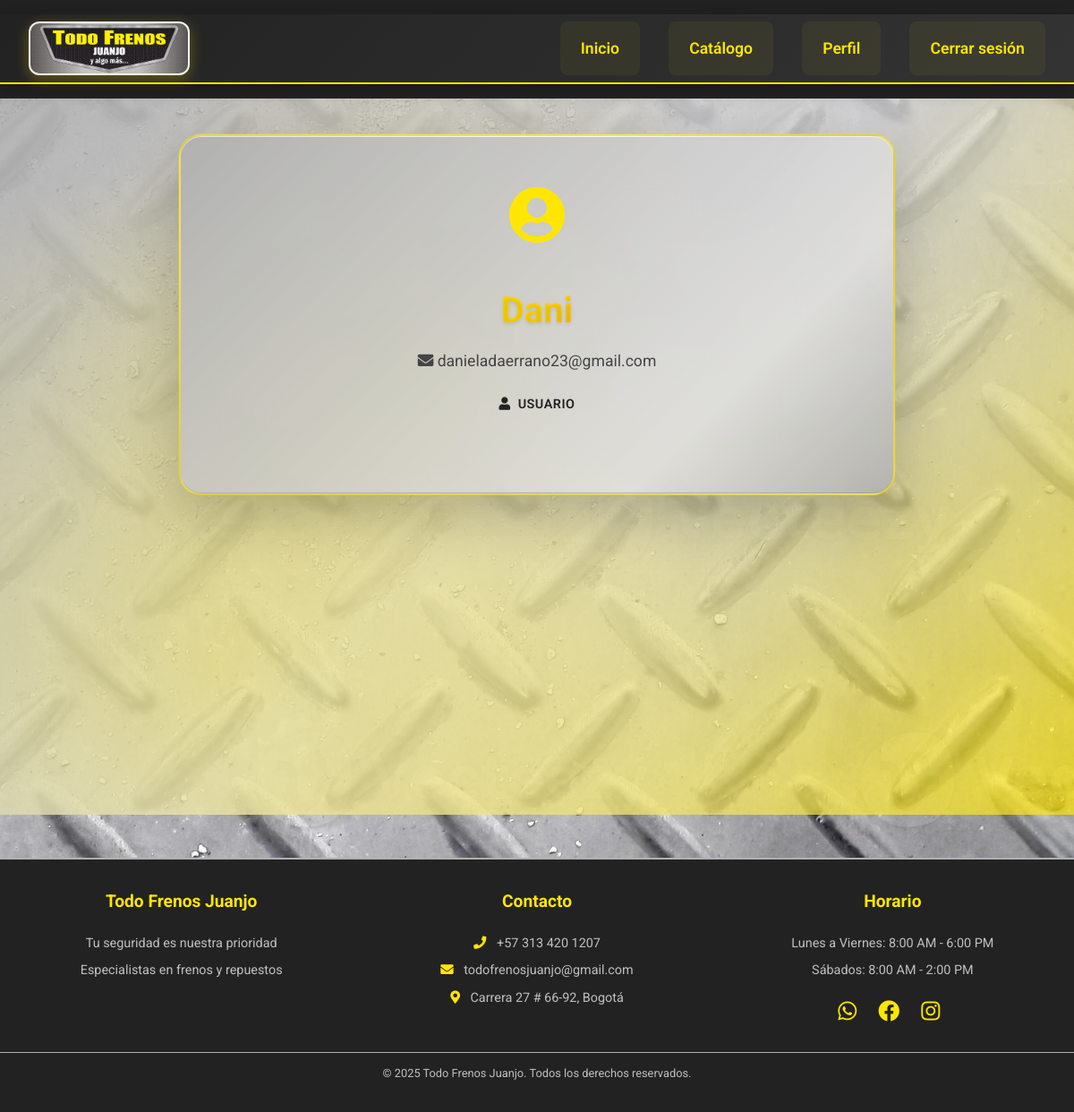
/TDJ/index.php?controller=auth&action=perfil (signed in), run on the app's committed database.
### tables this page shows
CREATE TABLE `usuarios` (
  `id` int(11) NOT NULL,
  `usuario` varchar(50) NOT NULL,
  `correo` varchar(100) NOT NULL,
  `clave` varchar(255) NOT NULL,
  `correo_verificado` tinyint(1) DEFAULT 0,
  `rol` enum('dueño','admin','empleado','usuario') NOT NULL DEFAULT 'usuario'
);

### TDJ/controllers/AuthController.php (called while the page is built, shortened)
<?php
require_once 'config/database.php';
require_once 'models/Usuario.php';
class AuthController {
    private $usuario;
    public function __construct() {
        $this->usuario = new Usuario();
    }
    public function perfil() {
        $usuario = $_SESSION['usuario'];
        $user = $this->usuario->obtenerPorUsuario($usuario);
        include 'views/auth/perfil.php';
    }
}
?>

### TDJ/models/Usuario.php (called while the page is built, shortened)
<?php
require_once 'config/database.php';
class Usuario {
    private $conn;
    private $table = 'usuarios';
    public function __construct() {
        $database = new Database();
        $this->conn = $database->getConnection();
    }
    public function obtenerPorUsuario($usuario) {
        $sql = "SELECT * FROM {$this->table} WHERE usuario = ?";
        $stmt = $this->conn->prepare($sql);
        $stmt->execute([$usuario]);
        return $stmt->fetch(PDO::FETCH_ASSOC);
    }
}
?>

### TDJ/config/database.php (called while the page is built, shortened)
<?php
class Database {
    private static $conn = null;
    public static function conectar() {
        if (self::$conn === null) {
            try {
                self::$conn = new PDO(
                    "mysql:host=" . DB_HOST . ";dbname=" . DB_NAME . ";charset=utf8",
                    DB_USER,
                    DB_PASS
                );
                self::$conn->setAttribute(PDO::ATTR_ERRMODE, PDO::ERRMODE_EXCEPTION);
            } catch(PDOException $e) {
                die("Error de conexión: " . $e->getMessage());
            }
        }
        return self::$conn;
    }
    public function getConnection() {
        return self::conectar();
    }
}
?>

### TDJ/views/auth/perfil.php (the view, shortened to what this page needs)
<?php include 'views/layouts/header.php'; ?>
<main class="profile-main">
    <div class="profile-container">
        <div class="profile-header">
            <div class="profile-avatar">
                <i class="fas fa-user-circle"></i>
            </div>
            <div class="profile-info">
                <h1 class="profile-name"><?php echo htmlspecialchars($user['usuario']); ?></h1>
                <p class="profile-email">
                    <i class="fas fa-envelope"></i>
                    <?php echo htmlspecialchars($user['correo']); ?>
                </p>
                <div class="profile-role">
                    <span class="role-badge role-<?php echo strtolower($user['rol']); ?>">
                        <i class="fas fa-<?php echo $user['rol'] == 'admin' ? 'crown' : 'user'; ?>"></i>
                        <?php echo htmlspecialchars($user['rol']); ?>
                    </span>
                </div>
            </div>
        </div>
    </div>
</main>
<?php include 'views/layouts/footer.php'; ?>

### TDJ/public/css/estilos.css (style rules this page uses)
:root { --gris-metalico: #b0b0b0; --negro: #222; --gris-oscuro: #444; --gris-claro: #e0e0e0; --blanco: #f5f5f0; --amarillo: #ffe600; --dorado: #ffd700; --plata: #c0c0c0; }
* { margin: 0; padding: 0; box-sizing: border-box; }
body, html { height: 100%; margin: 0; padding: 0; overflow-x: hidden; font-family: 'Roboto', sans-serif; line-height: 1.6; color: var(--negro); background: url('../imagenes/fondom.jpg') no-repeat center center fixed; background-size: cover; }

### TDJ/public/css/formularios.css (style rules this page uses)
:root { --gris-metalico: #b0b0b0; --negro: #222; --gris-oscuro: #444; --gris-claro: #e0e0e0; --blanco: #f5f5f0; --amarillo: #ffe600; --dorado: #ffd700; --plata: #c0c0c0; --rojo-frenos: #e74c3c; --naranja-frenos: #f39c12; --azul-acero: #3498db; }
.crear-producto-container, .editar-producto-container, .profile-main { min-height: 100vh; background: linear-gradient(135deg, rgba(176, 176, 176, 0.9) 0%, rgba(224, 224, 224, 0.8) 50%, rgba(255, 230, 0, 0.7) 100%), url('../imagenes/fondom.jpg') no-repeat center center fixed; background-size: cover; padding: 40px 20px; position: relative; overflow: hidden; }
.crear-producto-container::before, .editar-producto-container::before, .profile-main::before { content: ''; position: absolute; top: 0; left: 0; width: 100%; height: 100%; background: radial-gradient(circle at 20% 80%, rgba(255, 230, 0, 0.3) 0%, transparent 50%), radial-gradient(circle at 80% 20%, rgba(176, 176, 176, 0.3) 0%, transparent 50%), radial-gradient(circle at 40% 40%, rgba(255, 215, 0, 0.2) 0%, transparent 50%); pointer-events: none; z-index: 1; }
.crear-producto-card, .editar-producto-card, .profile-container { max-width: 800px; margin: 0 auto; background: linear-gradient(135deg, rgba(176, 176, 176, 0.9) 0%, rgba(192, 192, 192, 0.85) 25%, rgba(208, 208, 208, 0.8) 50%, rgba(224, 224, 224, 0.85) 75%, rgba(176, 176, 176, 0.9) 100%); backdrop-filter: blur(25px); border-radius: 25px; box-shadow: 0 25px 60px rgba(0, 0, 0, 0.2), 0 0 0 1px rgba(255, 230, 0, 0.4), inset 0 1px 0 rgba(255, 255, 255, 0.6), inset 0 -1px 0 rgba(0, 0, 0, 0.1); padding: 40px; position: relative; z-index: 10; border: 2px solid rgba(255, 230, 0, 0.5); transition: all 0.4s ease; }
.crear-producto-card::before, .editar-producto-card::before, .profile-container::before { content: ''; position: absolute; top: 0; left: 0; right: 0; height: 1px; background: linear-gradient(90deg, transparent, rgba(255, 255, 255, 0.8), transparent); border-radius: 25px 25px 0 0; z-index: 1; }
.crear-producto-card::after, .editar-producto-card::after, .profile-container::after { content: ''; position: absolute; bottom: 0; left: 0; right: 0; height: 1px; background: linear-gradient(90deg, transparent, rgba(0, 0, 0, 0.1), transparent); border-radius: 0 0 25px 25px; z-index: 1; }
.crear-producto-header, .editar-producto-header, .profile-header { text-align: center; margin-bottom: 40px; }
.crear-producto-title, .editar-producto-title, .profile-name { font-size: 2.5rem; font-weight: 700; background: linear-gradient(135deg, var(--amarillo), var(--dorado), var(--rojo-frenos)); -webkit-background-clip: text; -webkit-text-fill-color: transparent; background-clip: text; margin-bottom: 10px; text-shadow: 0 2px 4px rgba(0, 0, 0, 0.1); }

### TDJ/views/auth/perfil.php (style rules this page uses)
.profile-avatar { font-size: 4rem; color: var(--amarillo); margin-bottom: 20px; }
.profile-email { color: var(--gris-oscuro); font-size: 1.1rem; margin-bottom: 15px; }
.profile-role { margin-bottom: 20px; }
.role-badge { display: inline-flex; align-items: center; gap: 8px; padding: 8px 16px; border-radius: 20px; font-weight: 600; font-size: 0.9rem; text-transform: uppercase; letter-spacing: 0.5px; }

### data on the page
usuarios: usuario "Dani", correo "danieladaerrano23@gmail.com", rol "USUARIO"
